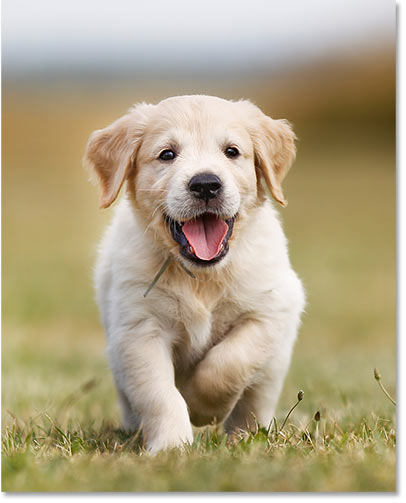
#> input picture labo7/1.jpg, 406 x 503 px
$ python labo1parte1.py
#> lines starting #> are read from the running program, lines starting #| are printed output that depends on the picture
import cv2 as cv

img = cv.imread('1.jpg')
#> img is the input picture: shape (503, 406, 3); mean B, G, R 133.8, 164, 176.7
img = cv.resize(img, (1000, 1000))
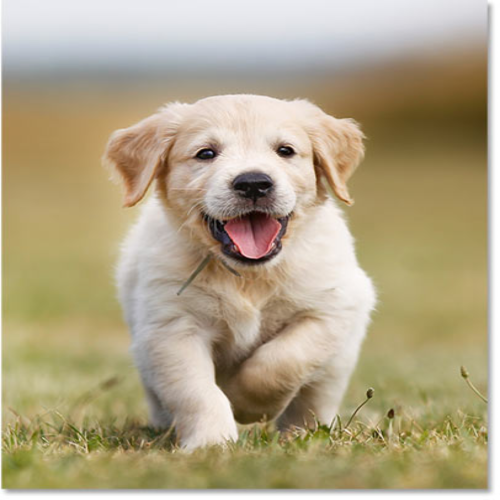
#> img: shape (1000, 1000, 3) (shown at 1/2 size); mean B, G, R 133.7, 163.9, 176.6
cv.imshow('facilito', img)

cv.waitKey(0)
cv.destroyAllWindows()
